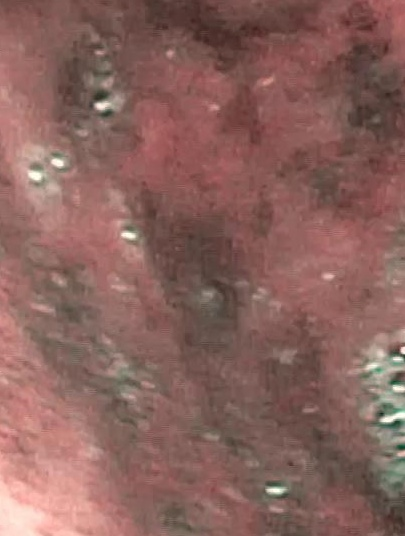
#> input picture balanceoDM/DM/9/00239.jpg, 405 x 536 px; its folder holds only this picture in this run
$ python cutNoRE.py   (older library calls are emulated)
#> lines starting #> are read from the running program, lines starting #| are printed output that depends on the picture; after the words box and inside, x2 and y2 are one past the last pixel; in counts of white or black regions, pixels touching at a corner belong together
### CutDM/rOI.py
# -*- coding: utf-8 -*-
"""
Created on Wed Jul 31 10:22:47 2019

@author: Nataly
"""
import cv2
import numpy as np
def ROI(ima):


    imA=cv2.cvtColor(ima,cv2.COLOR_RGB2XYZ)
    I,I,II=cv2.split(imA)

    ta=II.shape
    ta=list(ta)
    #plt.imshow(II, cmap=plt.cm.gray)
    #plt.show()
    MIN=int(np.min(II))
    MAX=int(np.max(II))

    hist = cv2.calcHist([II],[0],None,[MAX+1],[MIN,MAX])
    hist = cv2.calcHist([II],[0],None,[256],[0,255])
    #plt.plot(hist)
    #plt.show()

    div=6
    #div=6
    nuevohist=hist.tolist()
    l=int(len(nuevohist)/div)
    i=1
    a=0
    suma=np.zeros((div))
    valm=0
    hasta=0
    for y in range(1,div+1):
        suma[a]=int(sum(np.asarray(nuevohist[i:int(l)*y])))
        if suma[a]>valm:
            valm=suma[a]
            hasta=y
        i=int(l)*y+1
        a=a+1
    #print(l)
    #print(hasta)

    porcen=0.3
    ##G
    ##z2

    #porcen=0.2
    #"""
    a=hist[:int((l*hasta)*porcen)]
    a=a.tolist()
    hist=hist.tolist()
    u=np.max(a)
    umbral1 = hist.index(u)
    a=a[umbral1:]

    uu=np.min(a)
    histb=hist[umbral1:]

    umbral=histb.index(uu)
    #print(umbral)
    umbral=umbral+len(hist[:umbral1])
    #"""
    #umbral=int((l*hasta)*porcen)
    binary=II.copy()
    print(umbral)
    for f in range(ta[0]):
        for c in range (ta[1]):
            if II[f,c]<=umbral:
                binary[f,c]=0
            else:
                binary[f,c]=1

    binary = (binary*255).astype(np.uint8)
    #plt.imshow(binary, cmap=plt.cm.gray)
    #plt.show()
    #"""
    ### Transformaciones Morfologicas
   ## sin log ope 30 close 37

    kernel = cv2.getStructuringElement(cv2.MORPH_ELLIPSE, (27, 27))
    openi = cv2.morphologyEx(binary, cv2.MORPH_OPEN, kernel)

    kernel = cv2.getStructuringElement(cv2.MORPH_ELLIPSE, (37, 37))
    close=cv2.morphologyEx(openi, cv2.MORPH_CLOSE, kernel)

    #contours,hierachy = cv2.findContours(close,cv2.RETR_LIST,cv2.CHAIN_APPROX_SIMPLE)
    _,contours,_ = cv2.findContours(close,cv2.RETR_LIST,cv2.CHAIN_APPROX_SIMPLE)
    areas = [cv2.contourArea(c) for c in contours]
    max_index = np.argmax(areas)
    cnt=contours[max_index]
    x,y,w,h = cv2.boundingRect(cnt)
    # [9 lines of commented-out code are left out]
    tru=15
    for f in range ((y+tru),(y+h-tru)):
        for c in range(x+tru,(x+w-tru)):
            #print(f,c)
            if close[f+tru,c+tru]==255 or close[f+tru,c]==255 or close[f,c+tru]==255 and close[f,c]==0:
                close[f,c]=255
            else:
                close[f,c]=close[f,c]

    return close

### funciones/ventaneo.py
# -*- coding: utf-8 -*-
"""
Created on Sun Aug 18 10:07:32 2019

@author: Nataly
"""

def ventaneoo(tamañoa1A, tamañoa1B,a,b,fa1,ca1, otra):
    vecesA = int(a/tamañoa1A)
    vecesB = int(b/tamañoa1B)
    croppeda1 = otra[fa1:fa1+tamañoa1A,ca1:ca1+tamañoa1B]
    if ca1==tamañoa1B*vecesB-tamañoa1B:
        croppeda1 = otra[fa1:fa1+tamañoa1A,ca1:b]
    if fa1==tamañoa1A*vecesA-tamañoa1A :
         if ca1==tamañoa1B*vecesB-tamañoa1B:
            croppeda1 = otra[fa1:,ca1:]
         else:
             croppeda1 = otra[fa1:,ca1:ca1+tamañoa1B]

    return croppeda1

# [39 lines left out: function ventadibujo, not called in this run]

### balanceoDM/DM/9/cutNoRE.py
# -*- coding: utf-8 -*-
"""
Created on Sat Aug  3 17:36:19 2019

@author: Usuario
"""
from pathlib import Path
datafolder=Path("C:/Users/Nataly/Documents/Trabajo-de-grado_Artefactos/balanceoRE/txt")
import sys
sys.path.insert(1,'C:/Users/Nataly/Documents/Trabajo-de-grado_Artefactos/funciones')
from yolovoc import yolo2voc
from readboxes import read_boxes
from rOI import ROI
from ventaneo import ventaneoo


import cv2
import numpy as np
import glob

from matplotlib import pyplot as plt


for image in glob.glob('*.jpg'):
    print(image)
    # image = '00002.jpg'
    im = cv2.imread(image)
#> im is the input picture: shape (536, 405, 3); mean B, G, R 93, 99, 137.5
    aa,bb,c = im.shape
#> aa = 536; bb = 405; c = 3
    imaROI=ROI(im)
#> in ROI, `imA=cv2.cvtColor(ima,cv2.COLOR_RGB2XYZ)`: imA: shape (536, 405, 3); mean of channels 0, 1, 2 98.5, 100.4, 144.1
#> in ROI, `I,I,II=cv2.split(imA)`:
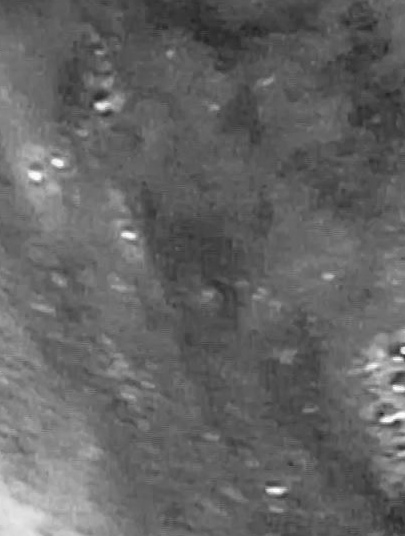
#> I: shape (536, 405); min 32, max 253, mean 100.4
#> in ROI, `I,I,II=cv2.split(imA)`:
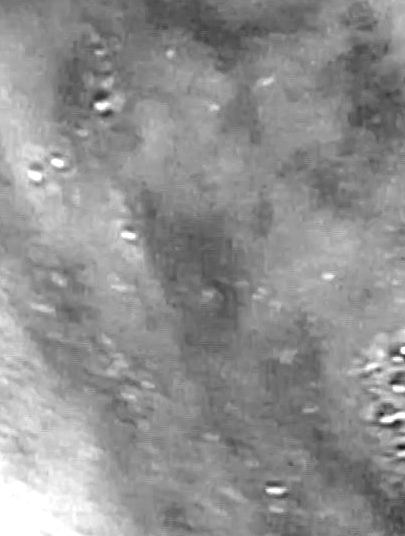
#> II: shape (536, 405); min 21, max 255, mean 144.1
#> in ROI, `MIN=int(np.min(II))`: MIN = 21
#> in ROI, `MAX=int(np.max(II))`: MAX = 255
#> in ROI, `hist = cv2.calcHist([II],[0],None,[MAX+1],[MIN,MAX])`: hist = 256 values, max 3829 at index 134, min 0 at index 2, mean 836.5
#> in ROI, `hist = cv2.calcHist([II],[0],None,[256],[0,255])`: hist = 256 values, max 3829 at index 144, min 0 at index 0, mean 836.5
#> in ROI, `nuevohist=hist.tolist()`: nuevohist = 256 items, first 6: [0], [0], [0], [0], [0], [0]
#> in ROI, `l=int(len(nuevohist)/div)`: l = 42
#> the loop in ROI, `for y in range(1,div+1):` made 6 passes
#> i on passes 1 to 6: 43, 85, 127, 169, 211, 253
#> after the loop in ROI, `for y in range(1,div+1):`: a = 6; hasta = 4; suma = [21, 2068, 59817, 113504, 27352, 6427]; valm = 113504
#> in ROI, `a=hist[:int((l*hasta)*porcen)]`: a = 50 values, max 4 at index 43, min 0 at index 0, mean 0.84
#> in ROI, `a=a.tolist()`: a = 50 items, first 6: [0], [0], [0], [0], [0], [0]
#> in ROI, `hist=hist.tolist()`: hist = 256 items, first 6: [0], [0], [0], [0], [0], [0]
#> in ROI, `u=np.max(a)`: u = 4
#> in ROI, `umbral1 = hist.index(u)`: umbral1 = 43
#> in ROI, `a=a[umbral1:]`: a = [[4], [1], [3], [3], [3], [2], [2]]
#> in ROI, `uu=np.min(a)`: uu = 1
#> in ROI, `histb=hist[umbral1:]`: histb = 213 items, first 6: [4], [1], [3], [3], [3], [2]
#> in ROI, `umbral=histb.index(uu)`: umbral = 1
#> in ROI, `umbral=umbral+len(hist[:umbral1])`: umbral = 44
#| 44
#> after the loop in ROI, `for f in range(ta[0]):`:
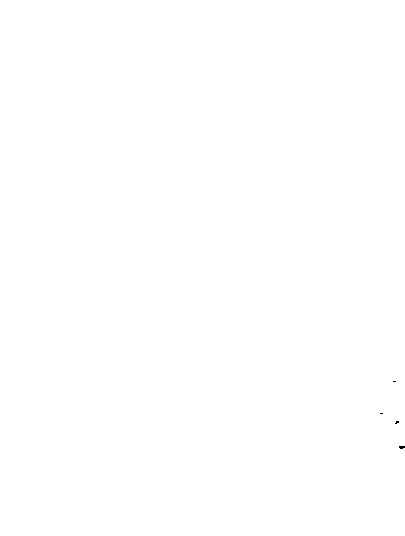
#> binary: shape (536, 405); values 0 (black) and 1 (white), 100% white; black in thin lines or dots, all inside (x1, y1, x2, y2) = (380, 381, 405, 449)
#> in ROI, `openi = cv2.morphologyEx(binary, cv2.MORPH_OPEN, kernel)`: openi: shape (536, 405); 100% white; 3 black regions (2 under 20 px), largest, box (x1, y1, x2, y2) and area: (395, 421, 405, 449) 101
#> in ROI, `close=cv2.morphologyEx(openi, cv2.MORPH_CLOSE, kernel)`: close: shape (536, 405); every value is 255
#> in ROI, `_,contours,_ = cv2.findContours(close,cv2.RETR_LIST,cv2.CHAIN_APPROX_S..`: contours = [[[0, 0], [0, 535], [404, 535], [404, 0]]]
#> in ROI, `areas = [cv2.contourArea(c) for c in contours]`: areas = [216140]
#> in ROI, `max_index = np.argmax(areas)`: max_index = 0
#> in ROI, `cnt=contours[max_index]`: cnt = [[0, 0], [0, 535], [404, 535], [404, 0]]
#> in ROI, `x,y,w,h = cv2.boundingRect(cnt)`: x = 0; w = 405; h = 536
    imaROI=cv2.normalize(imaROI, None, 0, 1, norm_type=cv2.NORM_MINMAX, dtype=cv2.CV_8UC3)
#> imaROI: shape (536, 405); every value is 0

    #cv2.imshow('Grays',imaROI)
    #cv2.destroyAllWindows()
    for z in range(c):
        im[:,:,z]=im[:,:,z]*imaROI
#> im: shape (536, 405, 3); every value is 0

# [6 lines of commented-out code are left out]
    a,b,ch = im.shape
#> a = 536; b = 405; ch = 3
# [35 lines of commented-out code are left out]
    tamañoa1A=300
    tamañoa1B=300
    rea1=0
# [5 lines of commented-out code are left out]
    for fa1 in range(0,a-tamañoa1A,tamañoa1A):
       for ca1 in range(0,b-tamañoa1B,tamañoa1B):
            croppeda1=ventaneoo(tamañoa1A, tamañoa1B,a,b,fa1,ca1, im)
            dire='C:/Users/Nataly/Documents/Trabajo-de-grado_Artefactos/balanceoDM/500x500/DM/9/'+image[0:len(image)-3]+'-'+str(rea1)+'.jpg'
            cv2.imwrite(dire,croppeda1)
            rea1=rea1+1
#> after the loop, rea1 = 1
# [11 lines of commented-out code are left out]
